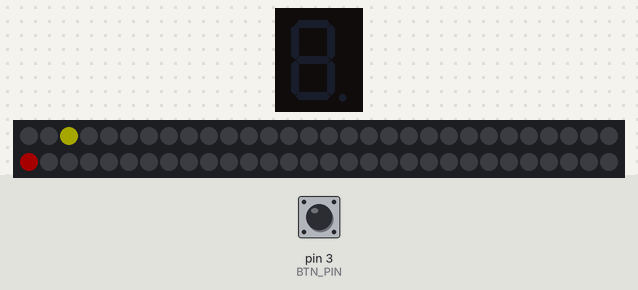
Recording of a sketch running on a simulated Arduino Uno, built with avr-gcc and run on an emulated ATmega328P. Parts: 1-digit seven-segment display, 60 RGB LEDs in strip order, left to right, continuing on the next row. The test bench sets the inputs (shaded band); at power-on: pin 3 (BTN_PIN) HIGH. Dim RGB values are drawn brighter than linear; random numbers use the default seed unless the sketch sets one.

Above: at 1.2 s.
1.3 s: pin 3 (BTN_PIN) pulled LOW for 0.15 s
At 1.7 s:
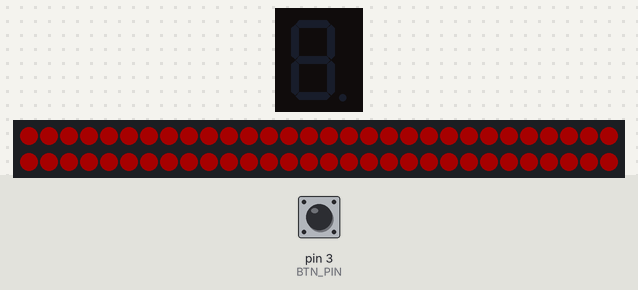
5.0 s: pin 3 (BTN_PIN) pulled LOW for 0.15 s
At 5.81 s:
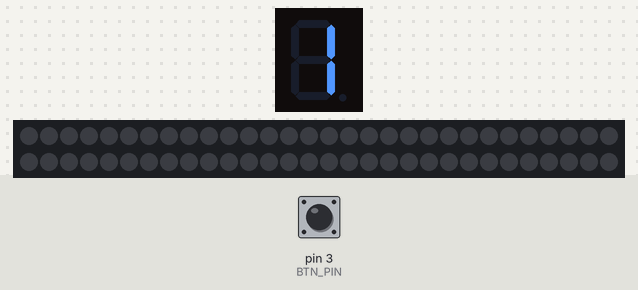

The sketch:

roulette_game.ino
```cpp
#include <FastLED.h>
#include <OneButton.h>
#include "SevSeg.h"

#define NUM_LEDS 60
#define LED_PIN 2
#define BTN_PIN 3
#define cilj_ind 30 // index of a red LED

CRGB leds[NUM_LEDS];
SevSeg sevseg;
OneButton btn = OneButton(BTN_PIN, true, true);
int ind;
int level;

unsigned long startMillis;
unsigned long currentMillis;
unsigned long period;           // the value is a number of milliseconds

void setup() {

  Serial.begin(9600);

  FastLED.addLeds<WS2812B, LED_PIN, GRB>(leds, NUM_LEDS);
  FastLED.setBrightness(40);    // number from 0 to 255

  leds[cilj_ind] = CRGB::Red;
  ind = 0;
  level = 1;
  period = 1000/(level+1); // on level 1 LEDs are switching at 500ms

  byte numDigits = 1;
  byte digitPins[] = {};
  byte segmentPins[] = {6, 5, 4, 7, 8, 9, 10, 11};
  bool resistorsOnSegments = true;

  byte hardwareConfig = COMMON_ANODE;
  sevseg.begin(hardwareConfig, numDigits, digitPins, segmentPins, resistorsOnSegments);
  sevseg.setBrightness(90);

  startMillis = millis();

  btn.attachClick(check);
}

void loop() {
  // put your main code here, to run repeatedly:

  leds[ind] = CRGB::Yellow;

  currentMillis = millis();

  if (currentMillis - startMillis >= period)  // test whether the period has elapsed
  {
    if (ind != cilj_ind) {leds[ind] = CRGB::Black;} else {leds[ind] = CRGB::Red;};
    if (ind != NUM_LEDS -1) { ind++;} else {ind = 0;};
    startMillis = currentMillis;  //IMPORTANT to save the start time of the current LED state.
  }

  FastLED.show();
  btn.tick();
}

void check() { // checking starts on button click
  CRGB color;
  if (ind == cilj_ind) {           // if correct, LEDs will blink yellow, and the player moves on to the next level
    color = CRGB::Yellow;
    level++;
    ind = random(NUM_LEDS/2)+NUM_LEDS/2+1;
    }
  else {                           // if not correct, LEDs will blink red, and the player returns to level 1
    color = CRGB::Red;
    level = 1;
    ind = random(NUM_LEDS/2)+NUM_LEDS/2+1;
    };
  for (int i= 0; i <= 2; i++) {
    fill_solid(leds, NUM_LEDS, color);
    FastLED.show();
    delay(400);
    fill_solid(leds, NUM_LEDS, CRGB::Black);
    FastLED.show();
    delay(400);
  }
  leds[cilj_ind] = CRGB::Red;
  if (level >= 10) { level = 1;};
  sevseg.setNumber(level);
  sevseg.refreshDisplay();
  period = 1000/(level+1);          // higher level, faster switching
}
```

Measured:
- what the display in image 1 shows lasts 0.4 s, from 1.5 s to 1.9 s
